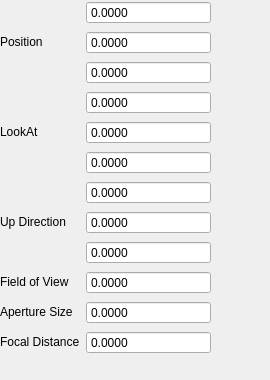
<?xml version="1.0" encoding="UTF-8"?>
<ui version="4.0">
 <class>CameraPanel</class>
 <widget class="QWidget" name="CameraPanel">
  <property name="geometry">
   <rect>
    <x>0</x>
    <y>0</y>
    <width>270</width>
    <height>380</height>
   </rect>
  </property>
  <property name="sizePolicy">
   <sizepolicy hsizetype="Expanding" vsizetype="Fixed">
    <horstretch>0</horstretch>
    <verstretch>0</verstretch>
   </sizepolicy>
  </property>
  <property name="windowTitle">
   <string>Form</string>
  </property>
  <widget class="QWidget" name="gridLayoutWidget">
   <property name="geometry">
    <rect>
     <x>0</x>
     <y>0</y>
     <width>211</width>
     <height>367</height>
    </rect>
   </property>
   <layout class="QGridLayout" name="gridLayout">
    <item row="0" column="0" rowspan="3">
     <widget class="QLabel" name="label">
      <property name="sizePolicy">
       <sizepolicy hsizetype="Minimum" vsizetype="Fixed">
        <horstretch>0</horstretch>
        <verstretch>0</verstretch>
       </sizepolicy>
      </property>
      <property name="text">
       <string>Position</string>
      </property>
      <property name="alignment">
       <set>Qt::AlignLeading|Qt::AlignLeft|Qt::AlignVCenter</set>
      </property>
     </widget>
    </item>
    <item row="6" column="1">
     <widget class="QDoubleSpinBox" name="destination_z">
      <property name="sizePolicy">
       <sizepolicy hsizetype="Expanding" vsizetype="Fixed">
        <horstretch>0</horstretch>
        <verstretch>0</verstretch>
       </sizepolicy>
      </property>
      <property name="buttonSymbols">
       <enum>QAbstractSpinBox::NoButtons</enum>
      </property>
      <property name="decimals">
       <number>4</number>
      </property>
     </widget>
    </item>
    <item row="10" column="0">
     <widget class="QLabel" name="label_4">
      <property name="sizePolicy">
       <sizepolicy hsizetype="Minimum" vsizetype="Fixed">
        <horstretch>0</horstretch>
        <verstretch>0</verstretch>
       </sizepolicy>
      </property>
      <property name="text">
       <string>Field of View</string>
      </property>
      <property name="alignment">
       <set>Qt::AlignLeading|Qt::AlignLeft|Qt::AlignVCenter</set>
      </property>
     </widget>
    </item>
    <item row="2" column="1">
     <widget class="QDoubleSpinBox" name="position_z">
      <property name="sizePolicy">
       <sizepolicy hsizetype="Expanding" vsizetype="Fixed">
        <horstretch>0</horstretch>
        <verstretch>0</verstretch>
       </sizepolicy>
      </property>
      <property name="buttonSymbols">
       <enum>QAbstractSpinBox::NoButtons</enum>
      </property>
      <property name="decimals">
       <number>4</number>
      </property>
     </widget>
    </item>
    <item row="1" column="1">
     <widget class="QDoubleSpinBox" name="position_y">
      <property name="sizePolicy">
       <sizepolicy hsizetype="Expanding" vsizetype="Fixed">
        <horstretch>0</horstretch>
        <verstretch>0</verstretch>
       </sizepolicy>
      </property>
      <property name="buttonSymbols">
       <enum>QAbstractSpinBox::NoButtons</enum>
      </property>
      <property name="decimals">
       <number>4</number>
      </property>
     </widget>
    </item>
    <item row="0" column="1">
     <widget class="QDoubleSpinBox" name="position_x">
      <property name="sizePolicy">
       <sizepolicy hsizetype="Expanding" vsizetype="Fixed">
        <horstretch>0</horstretch>
        <verstretch>0</verstretch>
       </sizepolicy>
      </property>
      <property name="buttonSymbols">
       <enum>QAbstractSpinBox::NoButtons</enum>
      </property>
      <property name="decimals">
       <number>4</number>
      </property>
      <property name="minimum">
       <double>0.000000000000000</double>
      </property>
     </widget>
    </item>
    <item row="4" column="1">
     <widget class="QDoubleSpinBox" name="destination_x">
      <property name="sizePolicy">
       <sizepolicy hsizetype="Expanding" vsizetype="Fixed">
        <horstretch>0</horstretch>
        <verstretch>0</verstretch>
       </sizepolicy>
      </property>
      <property name="buttonSymbols">
       <enum>QAbstractSpinBox::NoButtons</enum>
      </property>
      <property name="decimals">
       <number>4</number>
      </property>
     </widget>
    </item>
    <item row="12" column="0">
     <widget class="QLabel" name="label_6">
      <property name="sizePolicy">
       <sizepolicy hsizetype="Minimum" vsizetype="Fixed">
        <horstretch>0</horstretch>
        <verstretch>0</verstretch>
       </sizepolicy>
      </property>
      <property name="text">
       <string>Focal Distance</string>
      </property>
      <property name="alignment">
       <set>Qt::AlignLeading|Qt::AlignLeft|Qt::AlignVCenter</set>
      </property>
     </widget>
    </item>
    <item row="7" column="1">
     <widget class="QDoubleSpinBox" name="up_x">
      <property name="sizePolicy">
       <sizepolicy hsizetype="Expanding" vsizetype="Fixed">
        <horstretch>0</horstretch>
        <verstretch>0</verstretch>
       </sizepolicy>
      </property>
      <property name="buttonSymbols">
       <enum>QAbstractSpinBox::NoButtons</enum>
      </property>
      <property name="decimals">
       <number>4</number>
      </property>
     </widget>
    </item>
    <item row="4" column="0" rowspan="3">
     <widget class="QLabel" name="label_2">
      <property name="sizePolicy">
       <sizepolicy hsizetype="Minimum" vsizetype="Fixed">
        <horstretch>0</horstretch>
        <verstretch>0</verstretch>
       </sizepolicy>
      </property>
      <property name="text">
       <string>LookAt</string>
      </property>
      <property name="alignment">
       <set>Qt::AlignLeading|Qt::AlignLeft|Qt::AlignVCenter</set>
      </property>
     </widget>
    </item>
    <item row="5" column="1">
     <widget class="QDoubleSpinBox" name="destination_y">
      <property name="sizePolicy">
       <sizepolicy hsizetype="Expanding" vsizetype="Fixed">
        <horstretch>0</horstretch>
        <verstretch>0</verstretch>
       </sizepolicy>
      </property>
      <property name="buttonSymbols">
       <enum>QAbstractSpinBox::NoButtons</enum>
      </property>
      <property name="decimals">
       <number>4</number>
      </property>
     </widget>
    </item>
    <item row="11" column="0">
     <widget class="QLabel" name="label_5">
      <property name="sizePolicy">
       <sizepolicy hsizetype="Minimum" vsizetype="Fixed">
        <horstretch>0</horstretch>
        <verstretch>0</verstretch>
       </sizepolicy>
      </property>
      <property name="text">
       <string>Aperture Size</string>
      </property>
      <property name="alignment">
       <set>Qt::AlignLeading|Qt::AlignLeft|Qt::AlignVCenter</set>
      </property>
     </widget>
    </item>
    <item row="8" column="1">
     <widget class="QDoubleSpinBox" name="up_y">
      <property name="sizePolicy">
       <sizepolicy hsizetype="Expanding" vsizetype="Fixed">
        <horstretch>0</horstretch>
        <verstretch>0</verstretch>
       </sizepolicy>
      </property>
      <property name="buttonSymbols">
       <enum>QAbstractSpinBox::NoButtons</enum>
      </property>
      <property name="decimals">
       <number>4</number>
      </property>
     </widget>
    </item>
    <item row="9" column="1">
     <widget class="QDoubleSpinBox" name="up_z">
      <property name="sizePolicy">
       <sizepolicy hsizetype="Expanding" vsizetype="Fixed">
        <horstretch>0</horstretch>
        <verstretch>0</verstretch>
       </sizepolicy>
      </property>
      <property name="buttonSymbols">
       <enum>QAbstractSpinBox::NoButtons</enum>
      </property>
      <property name="decimals">
       <number>4</number>
      </property>
     </widget>
    </item>
    <item row="7" column="0" rowspan="3">
     <widget class="QLabel" name="label_3">
      <property name="sizePolicy">
       <sizepolicy hsizetype="Minimum" vsizetype="Fixed">
        <horstretch>0</horstretch>
        <verstretch>0</verstretch>
       </sizepolicy>
      </property>
      <property name="text">
       <string>Up Direction</string>
      </property>
      <property name="alignment">
       <set>Qt::AlignLeading|Qt::AlignLeft|Qt::AlignVCenter</set>
      </property>
     </widget>
    </item>
    <item row="10" column="1">
     <widget class="QDoubleSpinBox" name="fov">
      <property name="sizePolicy">
       <sizepolicy hsizetype="Expanding" vsizetype="Fixed">
        <horstretch>0</horstretch>
        <verstretch>0</verstretch>
       </sizepolicy>
      </property>
      <property name="buttonSymbols">
       <enum>QAbstractSpinBox::NoButtons</enum>
      </property>
      <property name="decimals">
       <number>4</number>
      </property>
     </widget>
    </item>
    <item row="11" column="1">
     <widget class="QDoubleSpinBox" name="lens_radius">
      <property name="sizePolicy">
       <sizepolicy hsizetype="Expanding" vsizetype="Fixed">
        <horstretch>0</horstretch>
        <verstretch>0</verstretch>
       </sizepolicy>
      </property>
      <property name="buttonSymbols">
       <enum>QAbstractSpinBox::NoButtons</enum>
      </property>
      <property name="decimals">
       <number>4</number>
      </property>
     </widget>
    </item>
    <item row="12" column="1">
     <widget class="QDoubleSpinBox" name="focal_distance">
      <property name="sizePolicy">
       <sizepolicy hsizetype="Expanding" vsizetype="Fixed">
        <horstretch>0</horstretch>
        <verstretch>0</verstretch>
       </sizepolicy>
      </property>
      <property name="buttonSymbols">
       <enum>QAbstractSpinBox::NoButtons</enum>
      </property>
      <property name="decimals">
       <number>4</number>
      </property>
     </widget>
    </item>
   </layout>
  </widget>
 </widget>
 <resources/>
 <connections/>
</ui>
